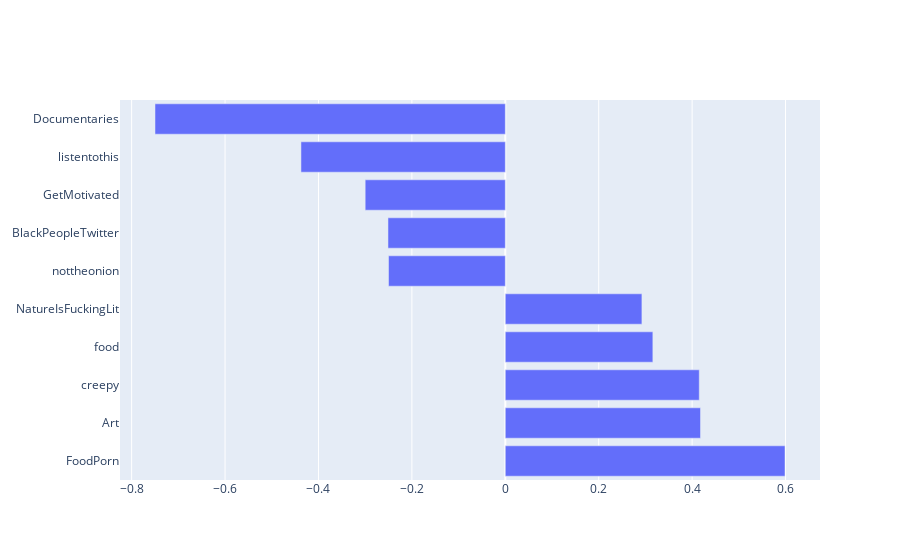

Write notebook code for a chart like this one.
### Markdown cell above
#### Highest and lowest sentiment indexes for comments

### Code cell
fig = go.Figure(go.Bar(
            x=list(sentiment_df[0]),
            y=list(sentiment_df['subreddit']),
            orientation='h', name='SF Zoo'))

fig.show()

### Figure 1 — Plotly figure (JSON) as saved in the notebook; plotly's stock layout.template omitted (floating-point values rounded to 4 significant figures)
{"data": [{"name": "SF Zoo", "orientation": "h", "type": "bar", "x": [0.5989, 0.4179, 0.4153, 0.3159, 0.2925, -0.25, -0.2512, -0.3, -0.4375, -0.75], "y": ["FoodPorn", "Art", "creepy", "food", "NatureIsFuckingLit", "nottheonion", "BlackPeopleTwitter", "GetMotivated", "listentothis", "Documentaries"]}], "layout": {}}
